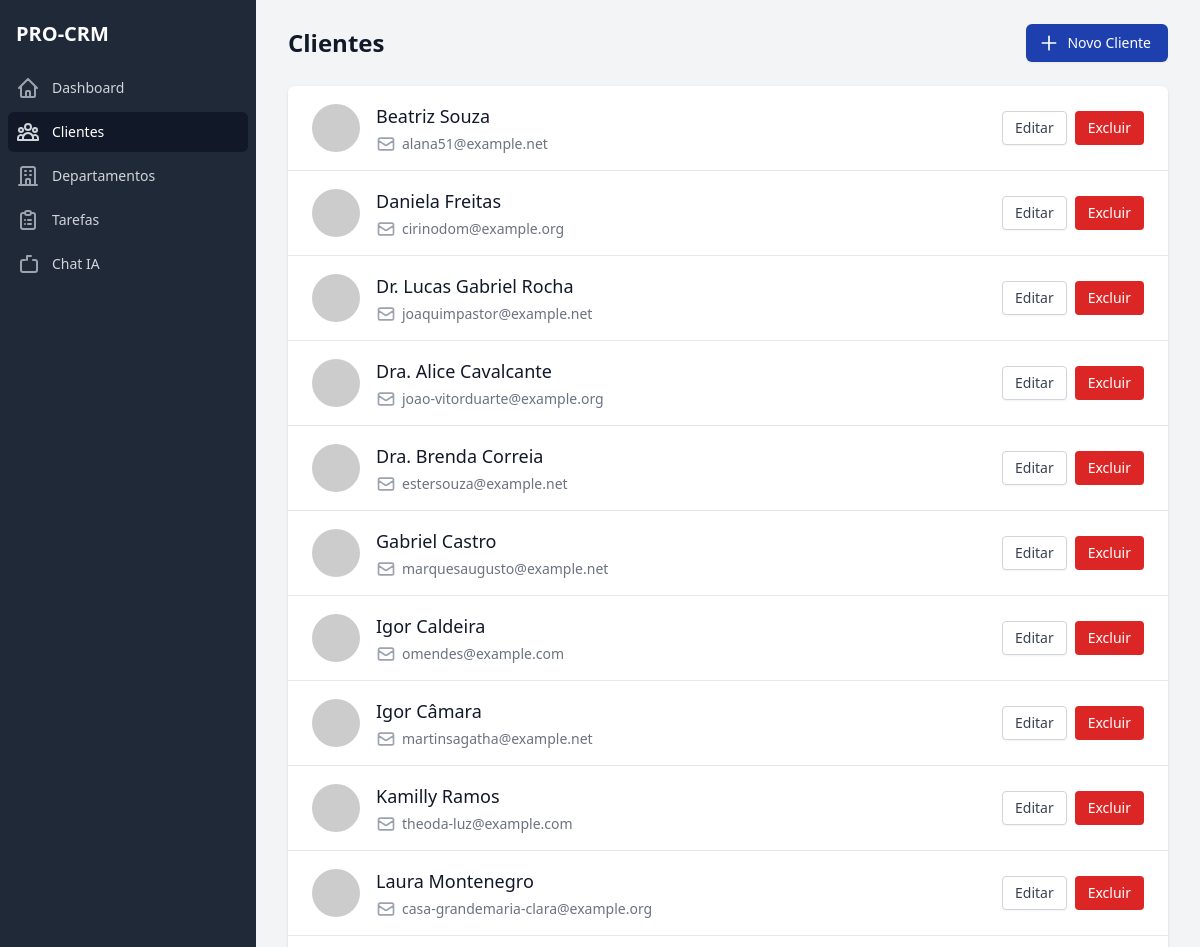
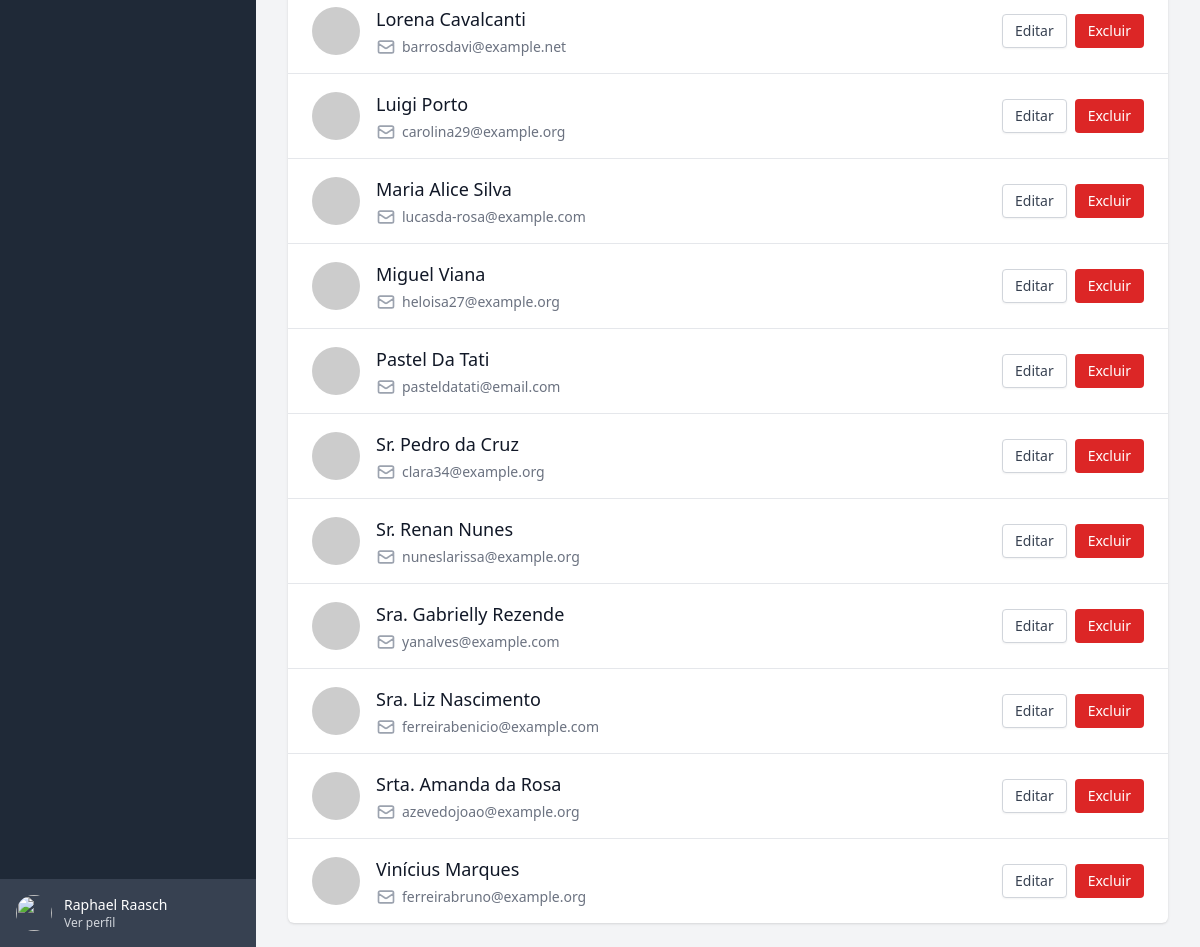
The app's page /clients/ (signed in) with its own data (2 pictures, top to bottom).
### apps/accounts/models.py (models this page shows, shortened)
class CustomUser(AbstractUser):
    id = models.UUIDField(primary_key=True, default=uuid.uuid4, editable=False)
    enterprise = models.ForeignKey(Enterprise, on_delete=models.CASCADE, null=True, blank=True)
    cpf = models.CharField(
        max_length=14,
        blank=True,
        null=True,
        verbose_name='CPF',
        help_text='Digite o CPF no formato XXX.XXX.XXX-XX'
    )
    phone = models.CharField(
        max_length=15,
        blank=True,
        null=True,
        verbose_name='Telefone',
        help_text='Digite o telefone no formato (XX) XXXXX-XXXX'
    )
    photo = models.ImageField(upload_to='users/photos/', null=True, blank=True, verbose_name='Foto')
    groups = models.ManyToManyField(
        'auth.Group',
        verbose_name='groups',
        blank=True,
        help_text='The groups this user belongs to. A user will get all permissions granted to each of their groups.',
        related_name='custom_user_set',
        related_query_name='custom_user'
    )
    user_permissions = models.ManyToManyField(
        'auth.Permission',
        verbose_name='user permissions',
        blank=True,
        help_text='Specific permissions for this user.',
        related_name='custom_user_set',
        related_query_name='custom_user'
    )
    is_active = models.BooleanField(default=True)
    is_staff = models.BooleanField(default=False)
    is_superuser = models.BooleanField(default=False)
    created_at = models.DateTimeField(auto_now_add=True)
    updated_at = models.DateTimeField(auto_now=True)
    is_admin = models.BooleanField(default=True)
    class Meta:
        verbose_name = 'Usuário'
        verbose_name_plural = 'Usuários'
        ordering = ['username']

### apps/clients/models.py (models this page shows, shortened)
class Client(BaseModel):
    name = models.CharField(max_length=100, verbose_name='Nome')
    email = models.EmailField(verbose_name='Email')
    phone = models.CharField(max_length=20, blank=True, null=True, verbose_name='Telefone')
    company = models.CharField(max_length=100, blank=True, null=True, verbose_name='Empresa')
    notes = models.TextField(blank=True, null=True, verbose_name='Observações')
    address = models.CharField(max_length=255, verbose_name='Endereço')
    enterprise = models.ForeignKey(Enterprise, on_delete=models.CASCADE, verbose_name='Empresa')
    is_active = models.BooleanField(default=True, verbose_name='Ativo')
    class Meta:
        verbose_name = 'Cliente'
        verbose_name_plural = 'Clientes'
        ordering = ['name']

### apps/clients/views.py (the view)
# urls.py: path('', views.client_list, name='list'),
@login_required
def client_list(request):
    clients = Client.objects.filter(enterprise=request.user.enterprise).order_by('name')
    return render(request, 'pages/list.html', {'clients': clients})

### apps/clients/templates/pages/list.html (shortened to what this page needs)
{% extends 'base.html' %}
{% load static %}
{% block content %}
<div class="flex h-screen bg-gray-100">
    {% include 'includes/sidebar.html' %}
    <div class="flex-1 flex flex-col overflow-hidden">
        <main class="flex-1 relative overflow-y-auto focus:outline-none">
            <div class="py-6">
                <div class="max-w-7xl mx-auto px-4 sm:px-6 md:px-8">
                    <div class="flex justify-between items-center mb-6">
                        <h1 class="text-2xl font-semibold text-gray-900">Clientes</h1>
                        <a href="{% url 'clients:create' %}" class="inline-flex items-center px-4 py-2 border border-transparent rounded-md shadow-sm text-sm font-medium text-white bg-blue-800 hover:bg-blue-900 focus:outline-none focus:ring-2 focus:ring-offset-2 focus:ring-blue-800">
                            <svg class="-ml-1 mr-2 h-5 w-5" xmlns="http://www.w3.org/2000/svg" fill="none" viewBox="0 0 24 24" stroke="currentColor">
                                <path stroke-linecap="round" stroke-linejoin="round" stroke-width="2" d="M12 4v16m8-8H4" />
                            </svg>
                            Novo Cliente
                        </a>
                    </div>
                    <div class="bg-white shadow overflow-hidden sm:rounded-md">
                        <ul class="divide-y divide-gray-200">
                            {% for client in clients %}
                            <li>
                                <div class="px-4 py-4 sm:px-6">
                                    <div class="flex items-center justify-between">
                                        <div class="flex items-center">
                                            <div class="flex-shrink-0">
                                                <img class="h-12 w-12 rounded-full" src="https://ui-avatars.com/api/?name={{ client.name }}&background=1E40AF&color=fff" alt="{{ client.name }}">
                                            </div>
                                            <div class="ml-4">
                                                <h2 class="text-lg font-medium text-gray-900">{{ client.name }}</h2>
                                                <div class="mt-1 flex items-center text-sm text-gray-500">
                                                    {{ client.email }}
                                                </div>
                                            </div>
                                        </div>
                                        <div class="flex space-x-2">
                                            <a href="{% url 'clients:edit' client.id %}" class="inline-flex items-center px-3 py-1.5 border border-gray-300 shadow-sm text-sm font-medium rounded text-gray-700 bg-white hover:bg-gray-50 focus:outline-none focus:ring-2 focus:ring-offset-2 focus:ring-blue-800">
                                                Editar
                                            </a>
                                            <button onclick="confirmDelete('{{ client.id }}')" class="inline-flex items-center px-3 py-1.5 border border-transparent text-sm font-medium rounded text-white bg-red-600 hover:bg-red-700 focus:outline-none focus:ring-2 focus:ring-offset-2 focus:ring-red-500">
                                                Excluir
                                            </button>
                                        </div>
                                    </div>
                                </div>
                            </li>
                            {% empty %}
                            <li class="px-4 py-4 sm:px-6 text-center text-gray-500">
                                Nenhum cliente cadastrado
                            </li>
                            {% endfor %}
                        </ul>
                    </div>
                </div>
            </div>
        </main>
    </div>
</div>
{% endblock %}

### templates/base.html (shortened to what this page needs)
<!doctype html>
<html>
  <head>
    <script src="https://cdn.tailwindcss.com"></script>
  </head>
  <body>
    {% block content %}
    {% endblock %}
  </body>
</html>

### templates/includes/sidebar.html
{% load static %}
<div class="hidden md:flex md:flex-shrink-0">
    <div class="flex flex-col w-64">
        <div class="flex flex-col h-0 flex-1 bg-gray-800">
            <div class="flex-1 flex flex-col pt-5 pb-4 overflow-y-auto">
                <div class="flex items-center flex-shrink-0 px-4">
                    <h1 class="text-xl font-bold text-white">PRO-CRM</h1>
                </div>
                <nav class="mt-5 flex-1 px-2 bg-gray-800 space-y-1">
                    <a href="{% url 'dashboard:home' %}" class="group flex items-center px-2 py-2 text-sm font-medium rounded-md {% if request.resolver_match.url_name == 'home' %}bg-gray-900 text-white{% else %}text-gray-300 hover:bg-gray-700 hover:text-white{% endif %}">
                        <svg class="mr-3 h-6 w-6 {% if request.resolver_match.url_name == 'home' %}text-gray-300{% else %}text-gray-400 group-hover:text-gray-300{% endif %}" xmlns="http://www.w3.org/2000/svg" fill="none" viewBox="0 0 24 24" stroke="currentColor">
                            <path stroke-linecap="round" stroke-linejoin="round" stroke-width="2" d="M3 12l2-2m0 0l7-7 7 7M5 10v10a1 1 0 001 1h3m10-11l2 2m-2-2v10a1 1 0 01-1 1h-3m-6 0a1 1 0 001-1v-4a1 1 0 011-1h2a1 1 0 011 1v4a1 1 0 001 1m-6 0h6" />
                        </svg>
                        Dashboard
                    </a>
                    <a href="{% url 'clients:list' %}" class="group flex items-center px-2 py-2 text-sm font-medium rounded-md {% if request.resolver_match.app_name == 'clients' %}bg-gray-900 text-white{% else %}text-gray-300 hover:bg-gray-700 hover:text-white{% endif %}">
                        <svg class="mr-3 h-6 w-6 {% if request.resolver_match.app_name == 'clients' %}text-gray-300{% else %}text-gray-400 group-hover:text-gray-300{% endif %}" xmlns="http://www.w3.org/2000/svg" fill="none" viewBox="0 0 24 24" stroke="currentColor">
                            <path stroke-linecap="round" stroke-linejoin="round" stroke-width="2" d="M17 20h5v-2a3 3 0 00-5.356-1.857M17 20H7m10 0v-2c0-.656-.126-1.283-.356-1.857M7 20H2v-2a3 3 0 015.356-1.857M7 20v-2c0-.656.126-1.283.356-1.857m0 0a5.002 5.002 0 019.288 0M15 7a3 3 0 11-6 0 3 3 0 016 0zm6 3a2 2 0 11-4 0 2 2 0 014 0zM7 10a2 2 0 11-4 0 2 2 0 014 0z" />
                        </svg>
                        Clientes
                    </a>
                    <a href="{% url 'department:list' %}" class="group flex items-center px-2 py-2 text-sm font-medium rounded-md {% if request.resolver_match.app_name == 'department' %}bg-gray-900 text-white{% else %}text-gray-300 hover:bg-gray-700 hover:text-white{% endif %}">
                        <svg class="mr-3 h-6 w-6 {% if request.resolver_match.app_name == 'department' %}text-gray-300{% else %}text-gray-400 group-hover:text-gray-300{% endif %}" xmlns="http://www.w3.org/2000/svg" fill="none" viewBox="0 0 24 24" stroke="currentColor">
                            <path stroke-linecap="round" stroke-linejoin="round" stroke-width="2" d="M19 21V5a2 2 0 00-2-2H7a2 2 0 00-2 2v16m14 0h2m-2 0h-5m-9 0H3m2 0h5M9 7h1m-1 4h1m4-4h1m-1 4h1m-5 10v-5a1 1 0 011-1h2a1 1 0 011 1v5m-4 0h4" />
                        </svg>
                        Departamentos
                    </a>
                    <a href="{% url 'tasks:kanban' %}" class="group flex items-center px-2 py-2 text-sm font-medium rounded-md {% if request.resolver_match.app_name == 'tasks' %}bg-gray-900 text-white{% else %}text-gray-300 hover:bg-gray-700 hover:text-white{% endif %}">
                        <svg class="mr-3 h-6 w-6 {% if request.resolver_match.app_name == 'tasks' %}text-gray-300{% else %}text-gray-400 group-hover:text-gray-300{% endif %}" xmlns="http://www.w3.org/2000/svg" fill="none" viewBox="0 0 24 24" stroke="currentColor">
                            <path stroke-linecap="round" stroke-linejoin="round" stroke-width="2" d="M9 5H7a2 2 0 00-2 2v12a2 2 0 002 2h10a2 2 0 002-2V7a2 2 0 00-2-2h-2M9 5a2 2 0 002 2h2a2 2 0 002-2M9 5a2 2 0 012-2h2a2 2 0 012 2m-3 7h3m-3 4h3m-6-4h.01M9 16h.01" />
                        </svg>
                        Tarefas
                    </a>
                    <a href="{% url 'chat:chat' %}" class="group flex items-center px-2 py-2 text-sm font-medium rounded-md {% if request.resolver_match.app_name == 'chat' %}bg-gray-900 text-white{% else %}text-gray-300 hover:bg-gray-700 hover:text-white{% endif %}">
                        <svg class="mr-3 h-6 w-6 {% if request.resolver_match.app_name == 'chat' %}text-gray-300{% else %}text-gray-400 group-hover:text-gray-300{% endif %}" xmlns="http://www.w3.org/2000/svg" fill="none" viewBox="0 0 24 24" stroke="currentColor">
                            <path stroke-linecap="round" stroke-linejoin="round" stroke-width="2" d="M17 8h2a2 2 0 012 2v8a2 2 0 01-2 2H7a2 2 0 01-2-2V10a2 2 0 012-2h2m6-4h-4m0 0V4m0 0v4" />
                        </svg>
                        Chat IA
                    </a>
                </nav>
            </div>
            <div class="flex-shrink-0 flex bg-gray-700 p-4">
                <a href="#" class="flex-shrink-0 w-full group block">
                    <div class="flex items-center">
                        <div>
                            <img class="inline-block h-9 w-9 rounded-full" src="https://images.unsplash.com/photo-1472099645785-5658abf4ff4e?ixlib=rb-1.2.1&ixid=eyJhcHBfaWQiOjEyMDd9&auto=format&fit=facearea&facepad=2&w=256&h=256&q=80" alt="">
                        </div>
                        <div class="ml-3">
                            <p class="text-sm font-medium text-white">
                                {{ request.user.get_full_name }}
                            </p>
                            <p class="text-xs font-medium text-gray-300 group-hover:text-gray-200">
                                Ver perfil
                            </p>
                        </div>
                    </div>
                </a>
            </div>
        </div>
    </div>
</div>

### records on screen
CustomUser: user.get_full_name "Raphael Raasch"
Client: name "Beatriz Souza", email "alana51@example.net"
Client: name "Daniela Freitas", email "cirinodom@example.org"
Client: name "Dr. Lucas Gabriel Rocha", email "joaquimpastor@example.net"
Client: name "Dra. Alice Cavalcante", email "joao-vitorduarte@example.org"
Client: name "Dra. Brenda Correia", email "estersouza@example.net"
Client: name "Gabriel Castro", email "marquesaugusto@example.net"
Client: name "Igor Caldeira", email "omendes@example.com"
Client: name "Igor Câmara", email "martinsagatha@example.net"
Client: name "Kamilly Ramos", email "theoda-luz@example.com"
Client: name "Laura Montenegro", email "casa-grandemaria-clara@example.org"
Client: name "Lorena Cavalcanti", email "barrosdavi@example.net"
Client: name "Luigi Porto", email "carolina29@example.org"
Client: name "Maria Alice Silva", email "lucasda-rosa@example.com"
Client: name "Miguel Viana", email "heloisa27@example.org"
Client: name "Pastel Da Tati", email "pasteldatati@email.com"
Client: name "Sr. Pedro da Cruz", email "clara34@example.org"
Client: name "Sr. Renan Nunes", email "nuneslarissa@example.org"
Client: name "Sra. Gabrielly Rezende", email "yanalves@example.com"
Client: name "Sra. Liz Nascimento", email "ferreirabenicio@example.com"
Client: name "Srta. Amanda da Rosa", email "azevedojoao@example.org"
Client: name "Vinícius Marques", email "ferreirabruno@example.org"
